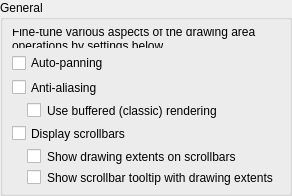
<?xml version="1.0" encoding="UTF-8"?>
<ui version="4.0">
 <class>LC_SettingsPageGraphicViewBehavior</class>
 <widget class="QWidget" name="LC_SettingsPageGraphicViewBehavior">
  <property name="geometry">
   <rect>
    <x>0</x>
    <y>0</y>
    <width>235</width>
    <height>174</height>
   </rect>
  </property>
  <layout class="QGridLayout" name="gridLayout_main">
   <property name="leftMargin">
    <number>0</number>
   </property>
   <property name="topMargin">
    <number>0</number>
   </property>
   <property name="rightMargin">
    <number>0</number>
   </property>
   <property name="bottomMargin">
    <number>0</number>
   </property>
   <item row="0" column="0">
    <widget class="QGroupBox" name="gbGVBehavior">
     <property name="title">
      <string>General</string>
     </property>
     <layout class="QGridLayout" name="gridLayout">
      <item row="0" column="0" colspan="2">
       <widget class="QLabel" name="label">
        <property name="text">
         <string>Fine-tune various aspects of the drawing area operations by settings below.</string>
        </property>
        <property name="wordWrap">
         <bool>true</bool>
        </property>
       </widget>
      </item>
      <item row="1" column="0">
       <widget class="QCheckBox" name="cb_autopanning">
        <property name="sizePolicy">
         <sizepolicy hsizetype="Preferred" vsizetype="Preferred">
          <horstretch>0</horstretch>
          <verstretch>0</verstretch>
         </sizepolicy>
        </property>
        <property name="toolTip">
         <string>Auto Panning

If selected, drawing will be panned automatically if mouse is near drawing view boundaries</string>
        </property>
        <property name="text">
         <string>Auto-panning</string>
        </property>
       </widget>
      </item>
      <item row="4" column="0">
       <widget class="QCheckBox" name="cbShowScrollbars">
        <property name="sizePolicy">
         <sizepolicy hsizetype="Preferred" vsizetype="Preferred">
          <horstretch>0</horstretch>
          <verstretch>0</verstretch>
         </sizepolicy>
        </property>
        <property name="toolTip">
         <string>Scrollbars Visibility

Defines whether scrollbar should be shown in graphic view. </string>
        </property>
        <property name="text">
         <string>Display scrollbars</string>
        </property>
       </widget>
      </item>
      <item row="5" column="0">
       <widget class="QCheckBox" name="cbScrollBarsDrawingExtent">
        <property name="sizePolicy">
         <sizepolicy hsizetype="Preferred" vsizetype="Preferred">
          <horstretch>0</horstretch>
          <verstretch>0</verstretch>
         </sizepolicy>
        </property>
        <property name="toolTip">
         <string>Drawing Extent

Marks the drawing's range along each scrollbar where it lies outside the view,
so the drawing can be found again when panned far away. </string>
        </property>
        <property name="styleSheet">
         <string notr="true">margin-left:15px</string>
        </property>
        <property name="text">
         <string>Show drawing extents on scrollbars</string>
        </property>
       </widget>
      </item>
      <item row="6" column="0">
       <widget class="QCheckBox" name="cbScrollBarsDrawingExtentTooltip">
        <property name="sizePolicy">
         <sizepolicy hsizetype="Preferred" vsizetype="Preferred">
          <horstretch>0</horstretch>
          <verstretch>0</verstretch>
         </sizepolicy>
        </property>
        <property name="toolTip">
         <string>Drawing Extent Tooltip

Gives the ranges and the drawing's distance in the scrollbar's tooltip,
so the drawing can be found again when panned far away. </string>
        </property>
        <property name="styleSheet">
         <string notr="true">margin-left:15px</string>
        </property>
        <property name="text">
         <string>Show scrollbar tooltip with drawing extents</string>
        </property>
       </widget>
      </item>
      <item row="2" column="0">
       <widget class="QCheckBox" name="cb_antialiasing">
        <property name="sizePolicy">
         <sizepolicy hsizetype="Preferred" vsizetype="Preferred">
          <horstretch>0</horstretch>
          <verstretch>0</verstretch>
         </sizepolicy>
        </property>
        <property name="toolTip">
         <string>Anti-Aliased Drawing

If checked,  objects will be painted smoother due to anti-aliasing</string>
        </property>
        <property name="text">
         <string>Anti-aliasing</string>
        </property>
       </widget>
      </item>
      <item row="3" column="0">
       <widget class="QCheckBox" name="cbClassicRendering">
        <property name="sizePolicy">
         <sizepolicy hsizetype="Preferred" vsizetype="Preferred">
          <horstretch>0</horstretch>
          <verstretch>0</verstretch>
         </sizepolicy>
        </property>
        <property name="toolTip">
         <string>Rendering

If disabled, more sequential painting algorithm is used that may deliver better antialiasing results</string>
        </property>
        <property name="styleSheet">
         <string notr="true">margin-left:15px</string>
        </property>
        <property name="text">
         <string>Use buffered (classic) rendering</string>
        </property>
       </widget>
      </item>
      <item row="4" column="1">
       <spacer name="horizontalSpacer_3">
        <property name="orientation">
         <enum>Qt::Orientation::Horizontal</enum>
        </property>
        <property name="sizeHint" stdset="0">
         <size>
          <width>0</width>
          <height>0</height>
         </size>
        </property>
       </spacer>
      </item>
     </layout>
    </widget>
   </item>
   <item row="2" column="0">
    <spacer name="verticalSpacer">
     <property name="orientation">
      <enum>Qt::Orientation::Vertical</enum>
     </property>
     <property name="sizeHint" stdset="0">
      <size>
       <width>0</width>
       <height>0</height>
      </size>
     </property>
    </spacer>
   </item>
  </layout>
 </widget>
 <resources/>
 <connections/>
</ui>
